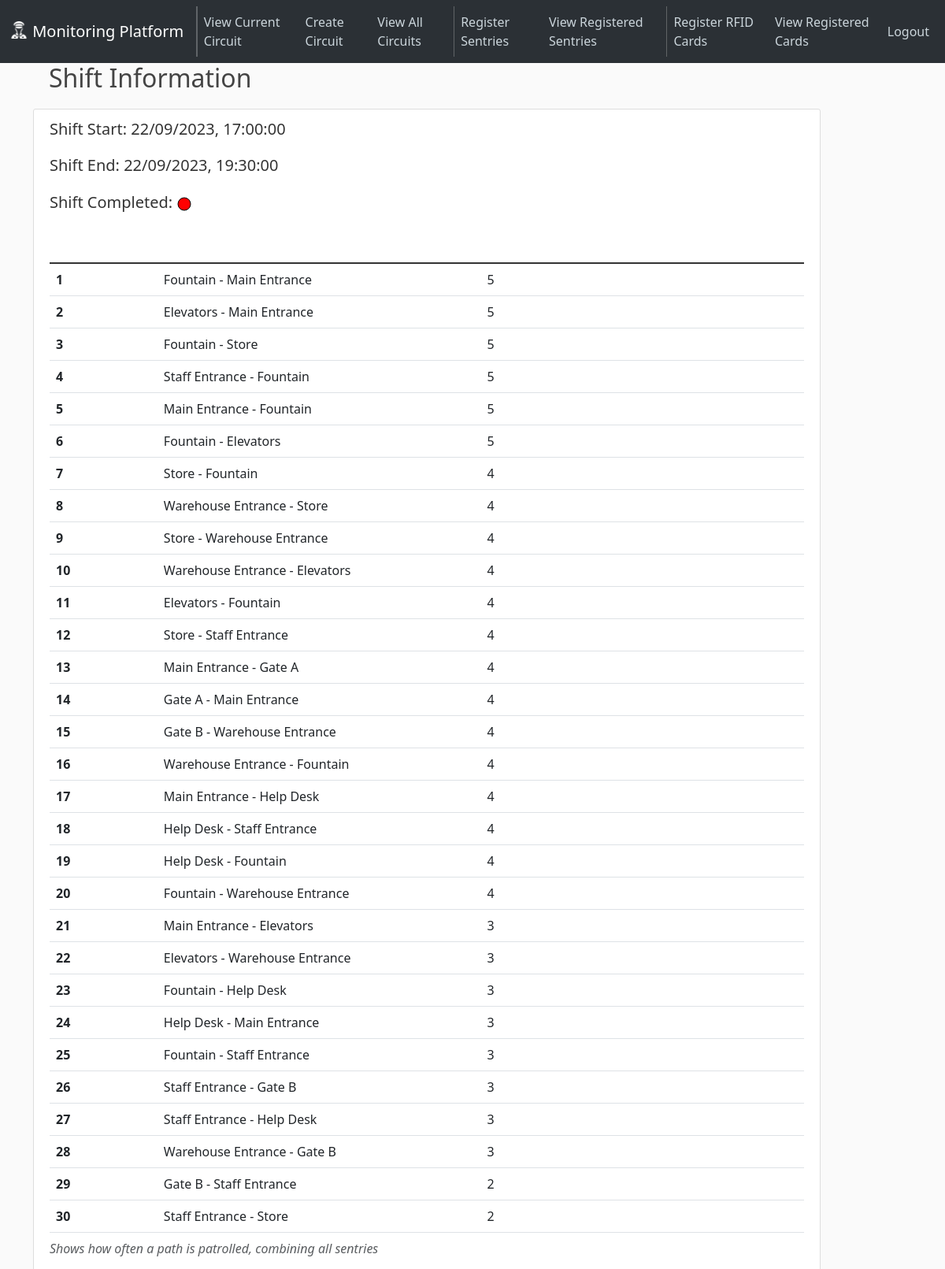
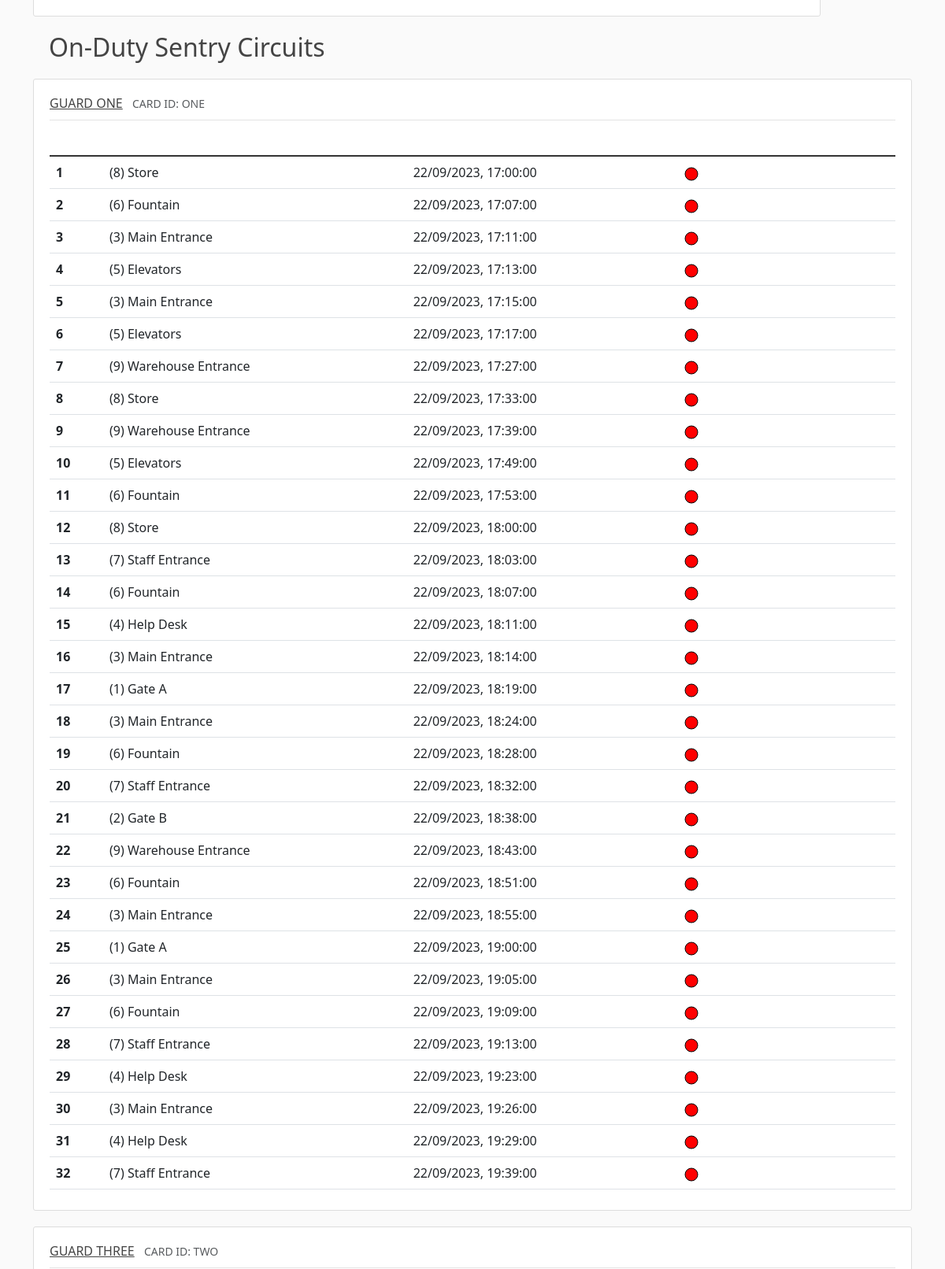
Page /circuit/logs/1 (signed in, upper part) on the committed database (2 pictures, top to bottom).
### app/models.py (models this page shows, shortened)
class Shift(db.Model):
    __tablename__ = "shifts"
    id = Column(Integer, primary_key=True, autoincrement=True)
    shift_start = Column(Integer, nullable=False, unique=True)
    shift_end = Column(Integer, nullable=False)
    _sentries_on_duty = Column(Text, nullable=False)
    _circuit = Column(Text, nullable=False)
    _path_freqs = Column(Text, nullable=False)
    _alarms = Column(Text, nullable=False, default="[]")
    completed = Column(Boolean, nullable=False, default=False)
    @property
    def sentries(self):
        return literal_eval(self._sentries_on_duty)
    @property
    def circuit(self):
        return literal_eval(self._circuit)
    @property
    def path_freqs(self):
        return literal_eval(self._path_freqs)
    @property
    def alarms(self):
        return literal_eval(self._alarms)

class Checkpoint(db.Model):
    __tablename__ = "checkpoints"
    id = Column(Integer, primary_key=True, autoincrement=True)
    name = Column(String(50), unique=True, nullable=False)
    patrol_paths_in = relationship(
        "PatrolPath",
        foreign_keys="PatrolPath.chkpt_src",
        backref="src_checkpoint",
        cascade="all, delete",
    )
    patrol_paths_out = relationship(
        "PatrolPath",
        foreign_keys="PatrolPath.chkpt_dest",
        backref="dest_checkpoint",
        cascade="all, delete",
    )

### app/routes.py (the view)
@app.route("/circuit/logs/<int:shift_id>")
@login_required  # ensures that supervisor is logged in to access
def view_one_circuit(shift_id):
    shift = Shift.query.get_or_404(shift_id)
    path_freqs = [
        ((CHK_CONNECTED[path[0][0]]["name"], CHK_CONNECTED[path[0][1]]["name"]), path[1])
        for path in shift.path_freqs
    ]
    sentry_routes = [
        [CHK_CONNECTED[route["checkpoint"]]["name"] for route in sentry["route"]]
        for sentry in shift.circuit
    ]
    return render_template(
        "view-circuit.html",
        shift_id=shift.id,
        sentries=shift.circuit,
        title="Previous Route",
        paths=path_freqs,
        sentry_routes=sentry_routes,
        start=shift.shift_start,
        end=shift.shift_end,
        completed=shift.completed,
    )

### app/models.py (called while the page is built)
@login_manager.user_loader
def load_supervisor(supervisor_id):
    return Supervisor.query.get(int(supervisor_id))

### app/routes.py (called while the page is built)
@app.template_filter("readable")
def derive_date_time(epoch: int):
    return datetime.fromtimestamp(epoch).strftime("%d/%m/%Y, %H:%M:%S")

### app/templates/view-circuit.html (shortened to what this page needs)
{% extends 'layout.html' %} {% block content %}
<h2>Shift Information</h2>
<article class="media content-section" style="max-width: 1000px">
  <div class="media-body">
    <p class="lead">Shift Start: {{ start|readable }}</p>
    <p class="lead">Shift End: {{ end|readable }}</p>
    <p class="lead">
      Shift Completed:
      <svg height="20" width="20" class="my-2">
        {% if completed %} {% include 'green-circle.html' %} {% else %} {%
        include 'red-circle.html' %} {% endif %}
      </svg>
    </p>
    <table class="table">
      <caption>
        <i>Shows how often a path is patrolled, combining all sentries</i>
      </caption>
      <thead class="bg-steel">
        <tr>
          <th scope="col" style="color: white; width: 100px">#</th>
          <th scope="col" style="color: white; width: 300px">Path</th>
          <th scope="col" style="color: white; width: 300px">
          </th>
        </tr>
      </thead>
      <tbody class="table-group-divider">
        {% for path in paths %}
        <tr>
          <th scope="row">{{ loop.index }}</th>
          <td>{{ path[0][0] }} - {{ path[0][1] }}</td>
          <td>{{ path[1] }}</td>
        </tr>
        {% endfor %}
      </tbody>
    </table>
  </div>
</article>
<h2>On-Duty Sentry Circuits</h2>
{% for sentry in sentries %} {% set outer_loop = loop %}
<article class="media content-section">
  <div class="media-body">
    <div class="article-metadata">
      <p class="my-2 article-title">
        <u>{{ sentry.name.upper() }}</u>
        <small class="text-muted px-2"
          >CARD ID: {{ sentry.card.upper() }}</small
        >
      </p>
    </div>
    <table class="table">
      <thead class="bg-steel">
        <tr>
          <th scope="col" style="color: white">#</th>
          <th scope="col" style="color: white">Checkpoint</th>
          <th scope="col" style="color: white">Check-in Time</th>
          <th scope="col" style="color: white">Check-in Status</th>
        </tr>
      </thead>
      <tbody class="table-group-divider">
        {% for route in sentry.route %}
        <tr>
          <th scope="row">{{ loop.index }}</th>
          <td>
            ({{ route.checkpoint }}) {{
            sentry_routes[outer_loop.index0][loop.index0] }}
          </td>
          <td>{{ route.time|readable }}</td>
          <td>
            <svg height="20" width="20">
              {% if route.checked %} {% include 'green-circle.html' %} {% else
              %} {% include 'red-circle.html' %} {% endif %}
            </svg>
          </td>
        </tr>
        {% endfor %}
      </tbody>
    </table>
  </div>
</article>
{% endfor %}
{% endblock content %}

### app/static/main.css (style rules this page uses)
body { background: #fafafa; color: #333333; margin-top: 5rem; }
h1, h2, h3, h4, h5, h6 { color: #444444; margin: 20px; }
.bg-steel { background-color: #5f788a; }
.content-section { background: #ffffff; padding: 10px 20px; border: 1px solid #dddddd; border-radius: 3px; margin-bottom: 20px; }
.article-title { color: #444444; }
.article-metadata { padding-bottom: 1px; margin-bottom: 4px; border-bottom: 1px solid #e3e3e3 }

### rows in the picture
Shift: shift_start "22/09/2023, 17:00:00", shift_end "22/09/2023, 19:30:00"
Checkpoint: name "Fountain" "Fountain" "Fountain" "Fountain" "Fountain" "Fountain", name "Fountain" "Fountain" "Fountain" "Fountain" "Fountain" "Fountain", name "Fountain" "Fountain" "Fountain" "Fountain" "Fountain" "Fountain"
Checkpoint: name "Main Entrance" "Main Entrance" "Main Entrance" "Main Entrance", name "Main Entrance" "Main Entrance" "Main Entrance" "Main Entrance", name "Main Entrance" "Main Entrance" "Main Entrance" "Main Entrance" "Main Entrance" "Main Entrance" "Main Entrance"
Checkpoint: name "Elevators" "Elevators" "Elevators", name "Elevators" "Elevators" "Elevators", name "Elevators" "Elevators" "Elevators"
Checkpoint: name "Store" "Store" "Store", name "Store" "Store" "Store", name "Store" "Store" "Store"
Checkpoint: name "Staff Entrance" "Staff Entrance" "Staff Entrance" "Staff Entrance", name "Staff Entrance" "Staff Entrance" "Staff Entrance" "Staff Entrance", name "Staff Entrance" "Staff Entrance" "Staff Entrance" "Staff Entrance"
Checkpoint: name "Warehouse Entrance" "Warehouse Entrance" "Warehouse Entrance" "Warehouse Entrance", name "Warehouse Entrance" "Warehouse Entrance" "Warehouse Entrance" "Warehouse Entrance", name "Warehouse Entrance" "Warehouse Entrance" "Warehouse Entrance"
Checkpoint: name "Gate A", name "Gate A", name "Gate A" "Gate A"
Checkpoint: name "Gate B" "Gate B", name "Gate B" "Gate B", name "Gate B"
Checkpoint: name "Help Desk" "Help Desk" "Help Desk", name "Help Desk" "Help Desk" "Help Desk", name "Help Desk" "Help Desk" "Help Desk"

### other values in the picture
{{ path[1] }} "5" "5" "5" "5" "5" "5" "4" "4" "4" "4" "4" "4" "4" "4" "4" "4" "4" "4" "4" "4" "3" "3" "3" "3" "3" "3" "3" "3" "2" "2"
{{ sentry.name.upper() }} "GUARD ONE" "GUARD THREE"
{{ sentry.card.upper() }} "ONE" "TWO"
{{ route.checkpoint }} "8" "6" "3" "5" "3" "5" "9" "8" "9" "5" "6" "8" "7" "6" "4" "3" "1" "3" "6" "7" "2" "9" "6" "3" "1" "3" "6" "7" "4" "3" "4" "7"
{{ route.time|readable }} "22/09/2023, 17:00:00" "22/09/2023, 17:07:00" "22/09/2023, 17:11:00" "22/09/2023, 17:13:00" "22/09/2023, 17:15:00" "22/09/2023, 17:17:00" "22/09/2023, 17:27:00" "22/09/2023, 17:33:00" "22/09/2023, 17:39:00" "22/09/2023, 17:49:00" "22/09/2023, 17:53:00" "22/09/2023, 18:00:00" "22/09/2023, 18:03:00" "22/09/2023, 18:07:00" "22/09/2023, 18:11:00" "22/09/2023, 18:14:00" "22/09/2023, 18:19:00" "22/09/2023, 18:24:00" "22/09/2023, 18:28:00" "22/09/2023, 18:32:00" "22/09/2023, 18:38:00" "22/09/2023, 18:43:00" "22/09/2023, 18:51:00" "22/09/2023, 18:55:00" "22/09/2023, 19:00:00" "22/09/2023, 19:05:00" "22/09/2023, 19:09:00" "22/09/2023, 19:13:00" "22/09/2023, 19:23:00" "22/09/2023, 19:26:00" "22/09/2023, 19:29:00" "22/09/2023, 19:39:00"
